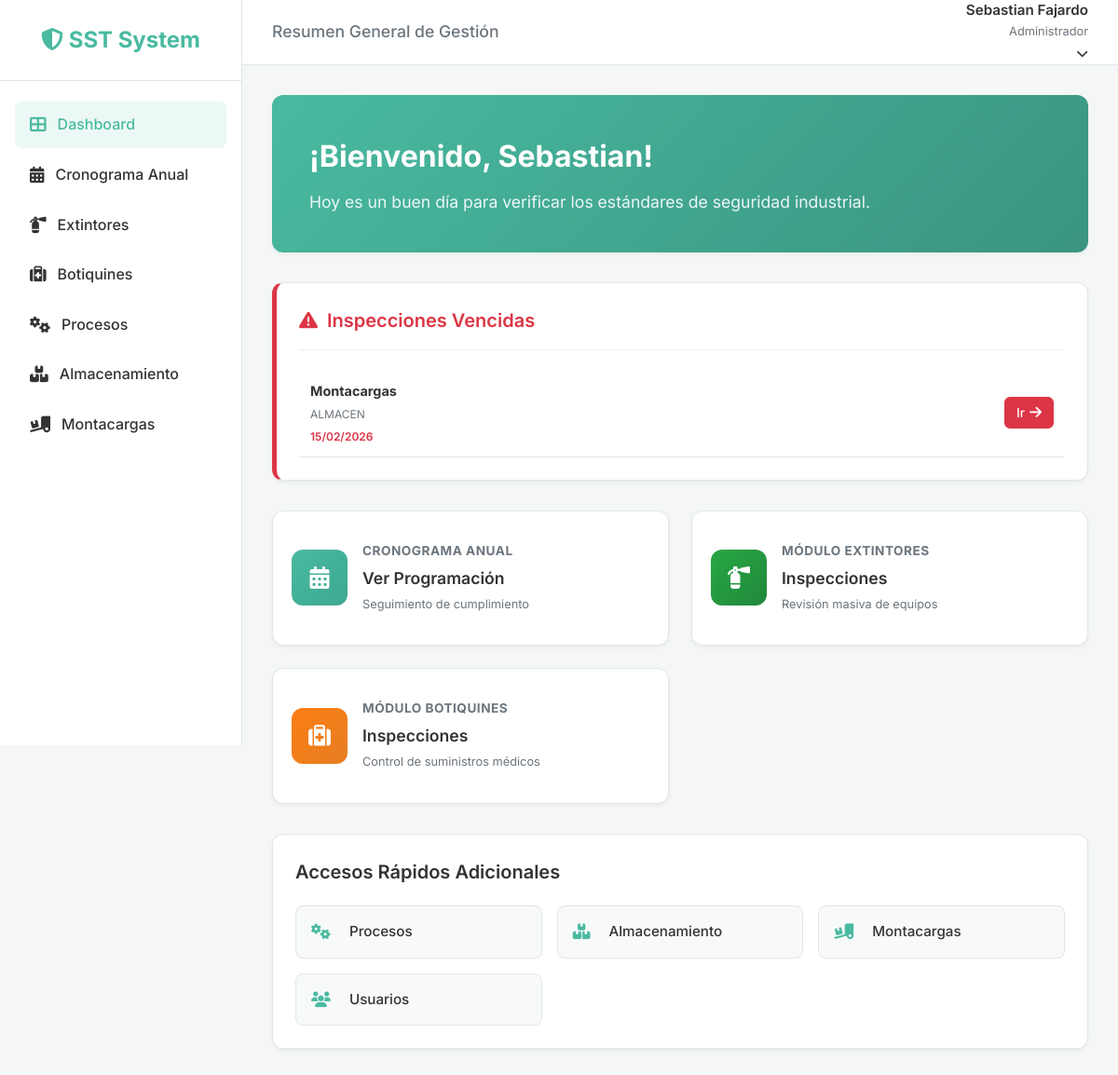
Page /accounts/dashboard/ (signed in) on the earlier database version.
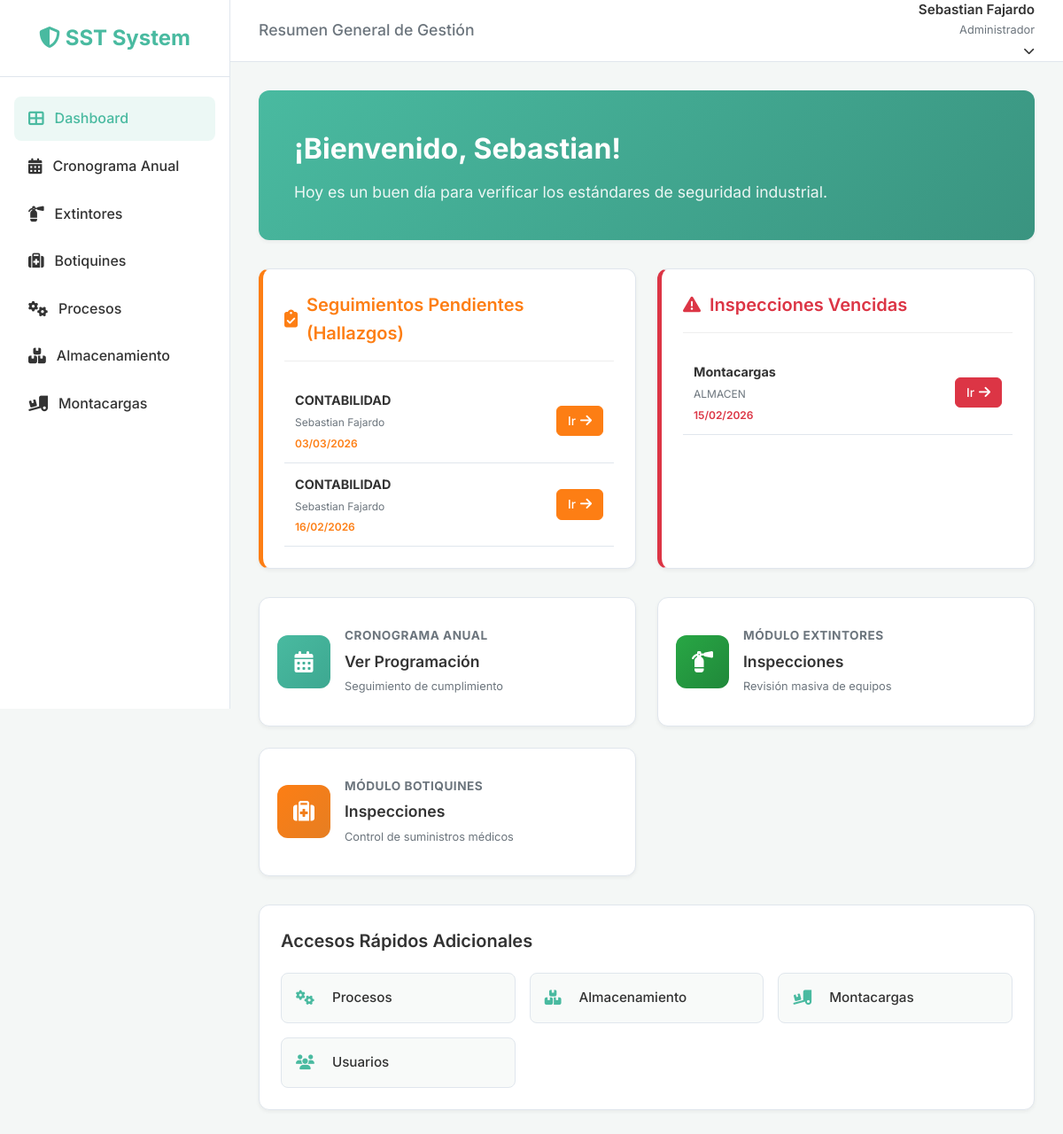
Same page on the later database version.
### inspections/models.py (models this page shows, shortened)
class InspectionSchedule(models.Model):
    FREQUENCY_CHOICES = [
        ('Mensual', 'Mensual'),
        ('Bimestral', 'Bimestral'),
        ('Trimestral', 'Trimestral'),
        ('Cuatrimestral', 'Cuatrimestral'),
        ('Semestral', 'Semestral'),
        ('Anual', 'Anual'),
    ]
    STATUS_CHOICES = [
        ('Programada', 'Programada'),
        ('Realizada', 'Realizada'),
        ('Pendiente', 'Pendiente'),
    ]
    year = models.IntegerField(verbose_name="Año de Programación")
    area = models.ForeignKey(
        'Area',
        on_delete=models.PROTECT,
        verbose_name="Área a Inspeccionar",
        help_text="Seleccione el área donde se realizará la inspección"
    )
    inspection_type = models.CharField(max_length=200, verbose_name="Tipo de Inspección")
    frequency = models.CharField(max_length=20, choices=FREQUENCY_CHOICES, verbose_name="Frecuencia")
    scheduled_date = models.DateField(verbose_name="Fecha Programada")
    responsible = models.ForeignKey(
        settings.AUTH_USER_MODEL,
        on_delete=models.CASCADE,
        related_name='scheduled_inspections',
        verbose_name="Responsable"
    )
    status = models.CharField(
        max_length=20,
        choices=STATUS_CHOICES,
        default='Programada',
        verbose_name="Estado"
    )
    observations = models.TextField(blank=True, null=True, verbose_name="Observaciones")
    created_at = models.DateTimeField(auto_now_add=True)
    updated_at = models.DateTimeField(auto_now=True)
    class Meta:
        verbose_name = "Cronograma de Inspección"
        verbose_name_plural = "Cronogramas de Inspección"
        ordering = ['scheduled_date']
    def get_module_url(self):
        from django.urls import reverse
        t = self.inspection_type.lower()
        url = None
        if 'extintor' in t: url = reverse('extinguisher_list')
        elif 'botiquin' in t: url = reverse('first_aid_list')
        elif 'proceso' in t or 'instalacion' in t: url = reverse('process_list')
        elif 'almacen' in t or 'storage' in t: url = reverse('storage_list')
        elif 'montacarga' in t: url = reverse('forklift_list')
        if url:
             return f"{url}?schedule_id={self.id}"
        return reverse('inspection_list') + f"?year={self.year}&area={self.area.id}"

class Area(models.Model):
    class Meta:
        verbose_name = "Cronograma de Inspección"
        verbose_name_plural = "Cronogramas de Inspección"
        ordering = ['scheduled_date']
    """
    Standardized areas for the organization.
    Used across all inspection modules to ensure consistency.
    """
    name = models.CharField(max_length=200, unique=True, verbose_name="Nombre del Área")
    is_active = models.BooleanField(default=True, verbose_name="Activa")
    created_at = models.DateTimeField(auto_now_add=True)
    updated_at = models.DateTimeField(auto_now=True)
    class Meta:
        verbose_name = "Área"
        verbose_name_plural = "Áreas"
        ordering = ['name']
    def __str__(self):
        return self.name

class BaseInspection(models.Model):
    STATUS_CHOICES = [
        ('Cumple', 'Cumple'),
        ('No Cumple', 'No Cumple'),
        ('No Aplica', 'No Aplica'),
    ]
    inspection_date = models.DateField(verbose_name="Fecha de Inspección")
    area = models.ForeignKey(
        'Area',
        on_delete=models.PROTECT,
        verbose_name="Área/Ubicación",
        help_text="Seleccione el área inspeccionada"
    )
    inspector = models.ForeignKey(
        settings.AUTH_USER_MODEL,
        on_delete=models.SET_NULL,
        null=True,
        related_name="%(class)s_inspections",
        verbose_name="Inspector"
    )
    schedule_item = models.ForeignKey(
        'InspectionSchedule',
        on_delete=models.SET_NULL,
        null=True,
        blank=True,
        verbose_name="Ítem del Cronograma",
        related_name="%(class)s_actual_inspections"
    )
    general_status = models.CharField(
        max_length=20,
        choices=STATUS_CHOICES,
        default='Cumple',
        verbose_name="Estado General"
    )
    observations = models.TextField(blank=True, null=True, verbose_name="Observaciones Generales")
    created_at = models.DateTimeField(auto_now_add=True)
    updated_at = models.DateTimeField(auto_now=True)
    class Meta:
        abstract = True
        ordering = ['-inspection_date']

class ExtinguisherInspection(BaseInspection):
    ROLE_CHOICES = [
        ('Brigadista', 'Brigadista'),
        ('Equipo SST', 'Equipo SST'),
        ('Copasst', 'Copasst'),
    ]
    inspector_role = models.CharField(
        max_length=20,
        choices=ROLE_CHOICES,
        default='Equipo SST',
        verbose_name="Rol del Inspector"
    )
    INSPECTION_STATUS_CHOICES = [
        ('Programada', 'Programada'),
        ('En proceso', 'En proceso'),
        ('Cerrada', 'Cerrada'),
        ('Cerrada con Hallazgos', 'Cerrada con Hallazgos'),
    ]
    status = models.CharField(
        max_length=30,  # Increased length for "Cerrada con Hallazgos"
        choices=INSPECTION_STATUS_CHOICES,
        default='Programada',
        verbose_name="Estado de Inspección"
    )
    parent_inspection = models.ForeignKey(
        'self',
        on_delete=models.SET_NULL,
        null=True,
        blank=True,
        related_name='follow_ups',
        verbose_name="Inspección de Origen"
    )
    class Meta(BaseInspection.Meta):
        verbose_name = "Inspección de Extintores"
        verbose_name_plural = "Inspecciones de Extintores"

### users/models.py (models this page shows, shortened)
class CustomUser(AbstractUser):
    email = models.EmailField(unique=True)
    document_number = models.CharField(max_length=20, blank=True, null=True)
    role = models.ForeignKey('roles.Role', on_delete=models.SET_NULL, null=True, blank=True,
                             related_name='users', verbose_name='Rol')
    updated_at = models.DateTimeField(auto_now=True)
    digital_signature = models.TextField(blank=True, null=True, verbose_name="Firma Digital") # Base64 encoded image
    USERNAME_FIELD = 'email'
    REQUIRED_FIELDS = ['username', 'first_name', 'last_name']
    def has_perm_custom(self, module, action):
        if self.is_superuser:
            return True
        if self.role and self.role.name == 'Administrador':
            return True
        if not self.role or not self.role.is_active:
            return False
        return self.role.has_permission(module, action)

### users/views.py (the view)
# urls.py: path('dashboard/', DashboardView.as_view(), name='dashboard'),
class DashboardView(LoginRequiredMixin, TemplateView):
    template_name = 'users/dashboard.html'
    def get_context_data(self, **kwargs):
        context = super().get_context_data(**kwargs)
        today = date.today()
        week_ahead = today + timedelta(days=7)
        context['overdue_inspections'] = InspectionSchedule.objects.filter(
            scheduled_date__lt=today
        ).exclude(status='Realizada').order_by('scheduled_date')
        context['upcoming_inspections'] = InspectionSchedule.objects.filter(
            scheduled_date__gte=today,
            scheduled_date__lte=week_ahead
        ).exclude(status='Realizada').order_by('scheduled_date')
        closed_with_findings = ExtinguisherInspection.objects.filter(status='Cerrada con Hallazgos')
        active_findings = []
        for insp in closed_with_findings:
            follow_up = insp.follow_ups.last()
            if not follow_up or follow_up.status != 'Cerrada':
                active_findings.append(insp)
        context['active_findings'] = active_findings
        context['notifications'] = self.request.user.notifications.filter(is_read=False).order_by('-created_at')[:5]
        return context

### roles/templatetags/permission_tags.py (called while the page is built)
@register.simple_tag(takes_context=True)
def has_permission(context, module, action):
    request = context.get('request')
    if not request or not request.user.is_authenticated:
        return False
    if hasattr(request.user, 'has_perm_custom'):
        return request.user.has_perm_custom(module, action)
    return False

### templates/users/dashboard.html (shortened to what the changed rows need)
{% extends 'base.html' %}
{% load static %}
{% block header_title %}Resumen General de Gestión{% endblock %}
{% block content %}
<div class="card bg-primary-gradient no-border" style="padding: 40px; margin-bottom: 32px;">
    <h2 style="font-size: 2rem; font-weight: 700; margin-bottom: 10px;">¡Bienvenido, {{ user.first_name }}!</h2>
</div>
{% if overdue_inspections or upcoming_inspections or active_findings %}
<div style="display: flex; gap: 24px; margin-bottom: 32px; flex-wrap: wrap;">
    {% if active_findings %}
    <div class="card" style="flex: 1; min-width: 300px; border-left: 5px solid #fd7e14; margin-bottom: 0;">
        <div class="card-header" style="border-bottom: 1px solid #eee; padding-bottom: 15px;">
            <h3 class="card-title" style="color: #fd7e14; display: flex; align-items: center; gap: 10px;">
                <i class="fas fa-clipboard-check"></i> Seguimientos Pendientes (Hallazgos)
            </h3>
        </div>
        <div class="table-wrapper">
            <table style="margin-top: 0;">
                <tbody>
                    {% for inspection in active_findings|slice:":5" %}
                    <tr onclick="{% with followup=inspection.follow_ups.last %}{% if followup %}window.location='{% url 'extinguisher_detail' followup.pk %}';{% endif %}{% endwith %}"
                        style="cursor: pointer; transition: background-color 0.2s;"
                        onmouseover="this.style.backgroundColor='rgba(0,0,0,0.03)'"
                        onmouseout="this.style.backgroundColor='transparent'">
                        <td style="padding: 12px;">
                            <strong style="display: block; color: var(--text-color); margin-bottom: 4px;">
                                {{ inspection.area }}</strong>
                            <small style="display: block; color: var(--text-light); margin-bottom: 4px;">
                                {{ inspection.inspector.get_full_name|default:inspection.inspector.username }}
                            </small>
                            <small style="display: block; color: #fd7e14; font-weight: 600;">
                                {{ inspection.inspection_date|date:"d/m/Y" }}
                            </small>
                        </td>
                        <td style="text-align: right; padding: 12px;">
                            {% with followup=inspection.follow_ups.last %}
                            {% if followup %}
                            <a href="{% url 'extinguisher_detail' followup.pk %}" class="btn btn-sm btn-warning"
                                title="Gestionar"
                                style="display: inline-flex; align-items: center; gap: 5px; background-color: #fd7e14; border-color: #fd7e14; color: white;">
                                Ir <i class="fas fa-arrow-right"></i>
                            </a>
                            {% else %}
                            <span style="color: #dc3545; font-size: 0.85rem;">Error: No generado</span>
                            {% endif %}
                            {% endwith %}
                        </td>
                    </tr>
                    {% endfor %}
                </tbody>
            </table>
        </div>
    </div>
    {% endif %}
    {% if overdue_inspections %}
    <div class="card" style="flex: 1; min-width: 300px; border-left: 5px solid #dc3545; margin-bottom: 0;">
        <div class="table-wrapper">
            <table style="margin-top: 0;">
                <tbody>
                    {% for i in overdue_inspections|slice:":5" %}
                    <tr onclick="window.location='{{ i.get_module_url }}';"
                        style="cursor: pointer; transition: background-color 0.2s;"
                        onmouseover="this.style.backgroundColor='rgba(0,0,0,0.03)'"
                        onmouseout="this.style.backgroundColor='transparent'">
                        <td style="padding: 12px;">
                            <strong style="display: block; color: var(--text-color); margin-bottom: 4px;">
                                {{ i.inspection_type }}</strong>
                            <small style="display: block; color: var(--text-light); margin-bottom: 4px;">
                                {{ i.area }}</small>
                            <small style="display: block; color: #dc3545; font-weight: 600;">
                                {{ i.scheduled_date|date:"d/m/Y" }}
                            </small>
                        </td>
                        <td style="text-align: right; padding: 12px;">
                            <a href="{{ i.get_module_url }}" class="btn btn-sm btn-danger" title="Gestionar"
                                style="display: inline-flex; align-items: center; gap: 5px;">
                                Ir <i class="fas fa-arrow-right"></i>
                            </a>
                        </td>
                    </tr>
                    {% endfor %}
                </tbody>
            </table>
        </div>
    </div>
    {% endif %}
</div>
{% endif %}
{% endblock %}

Differences in the rows shown:
added ExtinguisherInspection: area "CONTABILIDAD", inspector.get_full_name "Sebastian Fajardo", inspection_date "03/03/2026"
added ExtinguisherInspection: area "CONTABILIDAD", inspector.get_full_name "Sebastian Fajardo", inspection_date "16/02/2026"
Other differences:
text now shown: "Seguimientos Pendientes (Hallazgos)"
